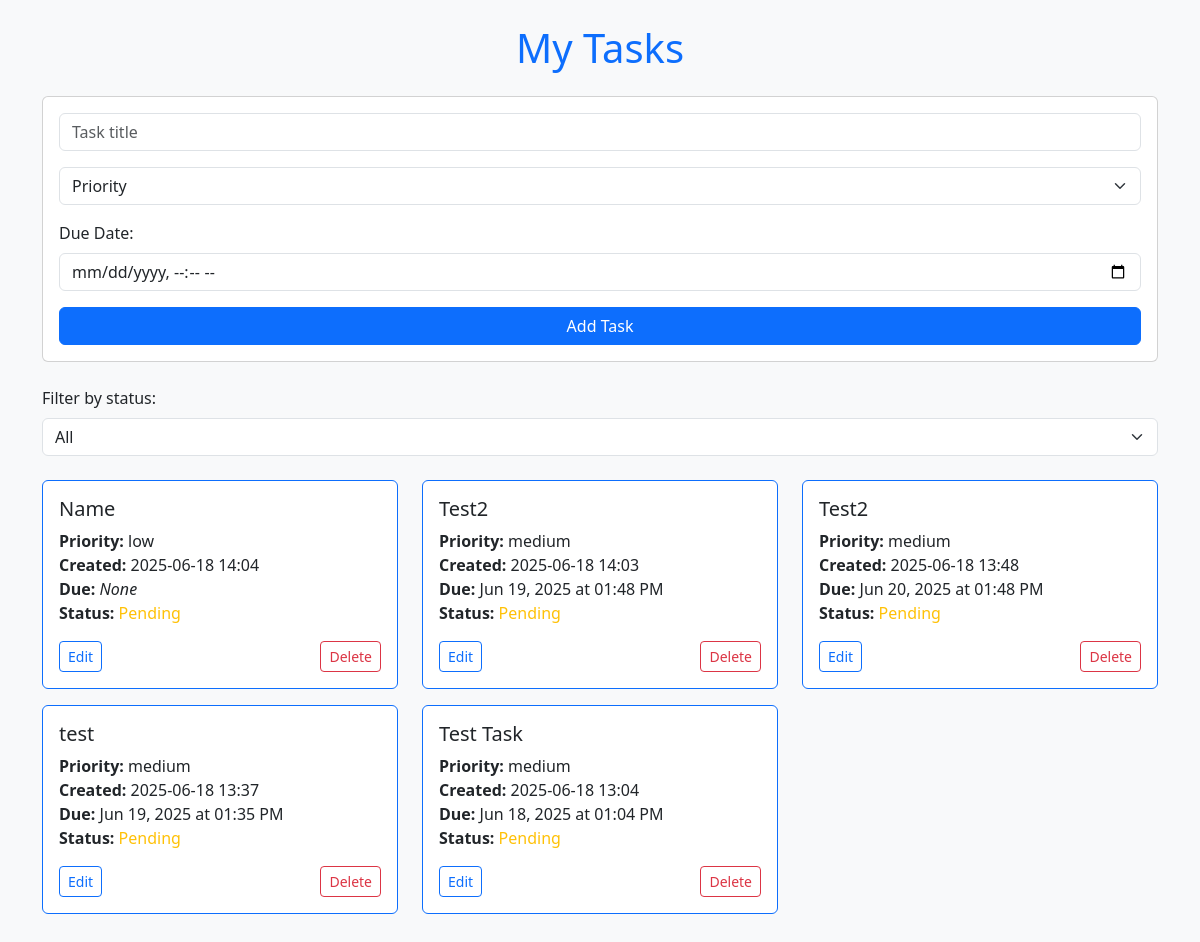
/tasks, run on an earlier commit of the app's database.
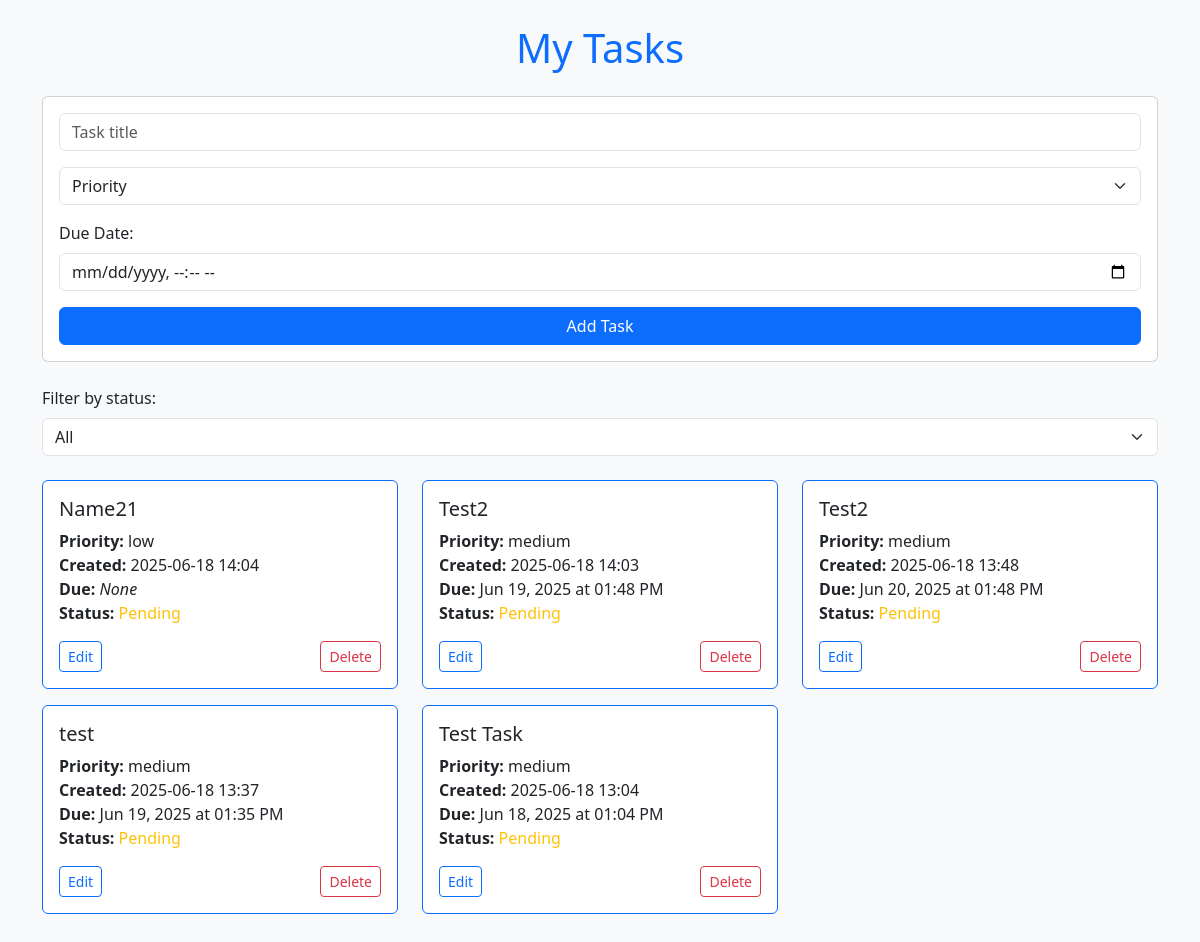
And on a later commit of the database.
### tables this page shows
CREATE TABLE tasks (
        id INTEGER PRIMARY KEY AUTOINCREMENT,
        title TEXT NOT NULL,
        done BOOLEAN NOT NULL DEFAULT 0,
        priority TEXT,
        due_date TEXT,             
        created_at TEXT NOT NULL          
 
       );

### app.py (the view, shortened to what this page needs)
@app.route("/tasks", methods=["GET", "POST"])
def tasks():
    if request.method == "GET":
        status_filter = request.args.get("status")  # Get filter from query params
        try:
            tasks = get_tasks_filtered(status_filter)
        except Exception as e:
            print(f"Error retrieving tasks: {e}")
            return "Failed to retrieve tasks", 500
        return render_template("index.html", tasks=tasks, error=None, form_data=None, reopen_id=None, status_filter=status_filter)

### app.py (called while the page is built)
def get_tasks_filtered(status=None):
    conn = None
    try:
        conn = sqlite3.connect("tasks.db")
        cursor = conn.cursor()
        base_query = "SELECT * FROM tasks"
        params = []
        if status == "done":
            base_query += " WHERE done = 1"
        elif status == "pending":
            base_query += " WHERE done = 0"
        base_query += " ORDER BY created_at DESC"
        cursor.execute(base_query, params)
        tasks = cursor.fetchall()
    except sqlite3.Error as e:
        print(f"Database error: {e}")
        raise
    finally:
        if conn:
            conn.close()
    return tasks

@app.template_filter('datetimeformat')
def datetimeformat(value):
    try:
        return datetime.strptime(value, "%Y-%m-%dT%H:%M").strftime("%b %d, %Y at %I:%M %p")
    except Exception:
        return value

### templates/index.html (shortened to what this page needs)
<!DOCTYPE html>
<html lang="en">
<head>
    <link href="https://cdn.jsdelivr.net/npm/bootstrap@5.3.3/dist/css/bootstrap.min.css" rel="stylesheet">
</head>
<body
    class="bg-light p-4"
>
<div class="container">
    <h1 id="main-header" class="mb-4 text-primary text-center">My Tasks</h1>
    <form method="POST" action="/tasks" id="add-form" class="card p-3 mb-4">
        <div class="mb-3">
            <input type="text" name="title" class="form-control" placeholder="Task title" required
                   value="{{ form_data.title if form_data else '' }}" />
        </div>
        <div class="mb-3">
            <select name="priority" class="form-select" required>
                <option value="">Priority</option>
            </select>
        </div>
        <div class="mb-3">
            <label for="due_date" class="form-label">Due Date:</label>
            <input type="datetime-local" name="due_date" class="form-control"
                   value="{{ form_data.due_date if form_data else '' }}" />
        </div>
        <button type="submit" class="btn btn-primary">Add Task</button>
    </form>
    <form method="GET" action="/tasks" id="filter-form" class="mb-4">
        <div class="mb-3">
            <label for="status" class="form-label">Filter by status:</label>
            <select name="status" id="status" class="form-select" onchange="this.form.submit()">
                <option value="" {% if not status_filter %}selected{% endif %}>All</option>
            </select>
        </div>
    </form>
    <div id="task-list" class="row">
        {% for task in tasks %}
            <div class="col-md-6 col-lg-4 mb-3">
                <div class="card h-100 border-primary">
                    <div class="card-body">
                        <h5 class="card-title">{{ task[1] }}</h5>
                        <p class="card-text">
                            <strong>Priority:</strong> {{ task[3] or 'None' }}<br>
                            <strong>Created:</strong> {{ task[5] }}<br>
                            <strong>Due:</strong>
                            {% if task[4] %}
                                {{ task[4]|datetimeformat }}
                            {% else %}
                                <em>None</em>
                            {% endif %}<br>
                            <strong>Status:</strong>
                            {% if task[2] %}
                                <span class="text-success">Done</span>
                            {% else %}
                                <span class="text-warning">Pending</span>
                            {% endif %}
                        </p>
                        <div class="d-flex justify-content-between">
                            <button class="btn btn-sm btn-outline-primary edit-btn"
                                data-task-id="{{ task[0] }}"
                                data-title="{{ task[1] }}"
                                data-done="{{ 1 if task[2] else 0 }}"
                                data-priority="{{ task[3] }}"
                                data-due-date="{{ (task[4] or '')|replace(' ', 'T') }}"
                            >Edit</button>
                            <form method="POST" action="/delete/{{ task[0] }}">
                                <button type="submit" class="btn btn-sm btn-outline-danger"
                                        onclick="return confirm('Are you sure you want to delete this task?');">
                                    Delete
                                </button>
                            </form>
                        </div>
                    </div>
                </div>
            </div>
        {% else %}
            <p>No tasks yet!</p>
        {% endfor %}
    </div>
</div>
</body>
</html>

What changed in the data, as far as the page shows it:
changed tasks "low": title "Name" → "Name21"
